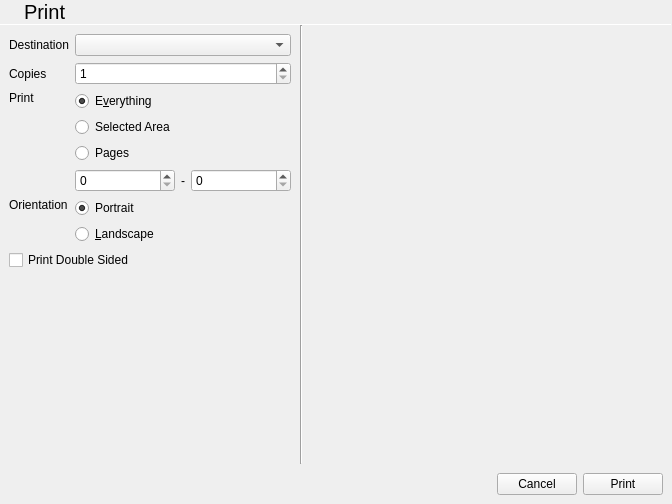
<?xml version="1.0" encoding="UTF-8"?>
<ui version="4.0">
 <class>PrintDialog</class>
 <widget class="QWidget" name="PrintDialog">
  <property name="geometry">
   <rect>
    <x>0</x>
    <y>0</y>
    <width>672</width>
    <height>504</height>
   </rect>
  </property>
  <property name="windowTitle">
   <string>Print</string>
  </property>
  <layout class="QVBoxLayout" name="verticalLayout">
   <property name="spacing">
    <number>0</number>
   </property>
   <property name="leftMargin">
    <number>0</number>
   </property>
   <property name="topMargin">
    <number>0</number>
   </property>
   <property name="rightMargin">
    <number>0</number>
   </property>
   <property name="bottomMargin">
    <number>0</number>
   </property>
   <item>
    <layout class="QHBoxLayout" name="horizontalLayout">
     <property name="spacing">
      <number>0</number>
     </property>
     <item>
      <widget class="QToolButton" name="cancelButton">
       <property name="sizePolicy">
        <sizepolicy hsizetype="Preferred" vsizetype="Preferred">
         <horstretch>0</horstretch>
         <verstretch>0</verstretch>
        </sizepolicy>
       </property>
       <property name="text">
        <string/>
       </property>
       <property name="icon">
        <iconset theme="go-previous" resource="../icons.qrc">
         <normaloff>:/icons/go-previous.svg</normaloff>:/icons/go-previous.svg</iconset>
       </property>
       <property name="autoRaise">
        <bool>true</bool>
       </property>
      </widget>
     </item>
     <item>
      <widget class="QLabel" name="label">
       <property name="sizePolicy">
        <sizepolicy hsizetype="Expanding" vsizetype="Preferred">
         <horstretch>0</horstretch>
         <verstretch>0</verstretch>
        </sizepolicy>
       </property>
       <property name="font">
        <font>
         <pointsize>15</pointsize>
        </font>
       </property>
       <property name="text">
        <string>Print</string>
       </property>
       <property name="margin">
        <number>9</number>
       </property>
      </widget>
     </item>
     <item>
      <widget class="QToolButton" name="acceptButton">
       <property name="sizePolicy">
        <sizepolicy hsizetype="Preferred" vsizetype="Preferred">
         <horstretch>0</horstretch>
         <verstretch>0</verstretch>
        </sizepolicy>
       </property>
       <property name="toolTip">
        <string>Accept and Merge</string>
       </property>
       <property name="text">
        <string/>
       </property>
       <property name="icon">
        <iconset theme="dialog-ok" resource="../icons.qrc">
         <normaloff>:/icons/dialog-ok.svg</normaloff>:/icons/dialog-ok.svg</iconset>
       </property>
       <property name="autoRaise">
        <bool>true</bool>
       </property>
      </widget>
     </item>
    </layout>
   </item>
   <item>
    <widget class="Line" name="line_3">
     <property name="maximumSize">
      <size>
       <width>16777215</width>
       <height>1</height>
      </size>
     </property>
     <property name="orientation">
      <enum>Qt::Horizontal</enum>
     </property>
    </widget>
   </item>
   <item>
    <layout class="QHBoxLayout" name="horizontalLayout_3">
     <property name="spacing">
      <number>0</number>
     </property>
     <item>
      <widget class="QWidget" name="widget" native="true">
       <property name="sizePolicy">
        <sizepolicy hsizetype="Preferred" vsizetype="Expanding">
         <horstretch>0</horstretch>
         <verstretch>0</verstretch>
        </sizepolicy>
       </property>
       <property name="maximumSize">
        <size>
         <width>300</width>
         <height>16777215</height>
        </size>
       </property>
       <layout class="QGridLayout" name="gridLayout">
        <item row="2" column="0">
         <widget class="QLabel" name="label_4">
          <property name="text">
           <string>Print</string>
          </property>
          <property name="alignment">
           <set>Qt::AlignLeading|Qt::AlignLeft|Qt::AlignTop</set>
          </property>
         </widget>
        </item>
        <item row="5" column="0">
         <spacer name="verticalSpacer">
          <property name="orientation">
           <enum>Qt::Vertical</enum>
          </property>
          <property name="sizeHint" stdset="0">
           <size>
            <width>20</width>
            <height>40</height>
           </size>
          </property>
         </spacer>
        </item>
        <item row="1" column="1">
         <widget class="QSpinBox" name="spinBox">
          <property name="minimum">
           <number>1</number>
          </property>
         </widget>
        </item>
        <item row="1" column="0">
         <widget class="QLabel" name="label_2">
          <property name="text">
           <string>Copies</string>
          </property>
         </widget>
        </item>
        <item row="0" column="0">
         <widget class="QLabel" name="label_3">
          <property name="text">
           <string>Destination</string>
          </property>
         </widget>
        </item>
        <item row="0" column="1">
         <widget class="QComboBox" name="printerSelection">
          <property name="sizePolicy">
           <sizepolicy hsizetype="Expanding" vsizetype="Fixed">
            <horstretch>0</horstretch>
            <verstretch>0</verstretch>
           </sizepolicy>
          </property>
         </widget>
        </item>
        <item row="2" column="1">
         <widget class="QWidget" name="widget_2" native="true">
          <layout class="QVBoxLayout" name="verticalLayout_3">
           <property name="leftMargin">
            <number>0</number>
           </property>
           <property name="topMargin">
            <number>0</number>
           </property>
           <property name="rightMargin">
            <number>0</number>
           </property>
           <property name="bottomMargin">
            <number>0</number>
           </property>
           <item>
            <widget class="QRadioButton" name="printAll">
             <property name="text">
              <string>E&amp;verything</string>
             </property>
             <property name="checked">
              <bool>true</bool>
             </property>
            </widget>
           </item>
           <item>
            <widget class="QRadioButton" name="printSelection">
             <property name="text">
              <string>Selected Area</string>
             </property>
            </widget>
           </item>
           <item>
            <widget class="QRadioButton" name="printPages">
             <property name="text">
              <string>Pages</string>
             </property>
            </widget>
           </item>
           <item>
            <layout class="QHBoxLayout" name="horizontalLayout_4">
             <property name="bottomMargin">
              <number>0</number>
             </property>
             <item>
              <widget class="QSpinBox" name="printPagesFrom">
               <property name="sizePolicy">
                <sizepolicy hsizetype="Expanding" vsizetype="Fixed">
                 <horstretch>0</horstretch>
                 <verstretch>0</verstretch>
                </sizepolicy>
               </property>
              </widget>
             </item>
             <item>
              <widget class="QLabel" name="label_5">
               <property name="text">
                <string>-</string>
               </property>
              </widget>
             </item>
             <item>
              <widget class="QSpinBox" name="printPagesTo">
               <property name="sizePolicy">
                <sizepolicy hsizetype="Expanding" vsizetype="Fixed">
                 <horstretch>0</horstretch>
                 <verstretch>0</verstretch>
                </sizepolicy>
               </property>
              </widget>
             </item>
            </layout>
           </item>
          </layout>
         </widget>
        </item>
        <item row="3" column="1">
         <widget class="QWidget" name="widget_3" native="true">
          <layout class="QVBoxLayout" name="verticalLayout_4">
           <property name="leftMargin">
            <number>0</number>
           </property>
           <property name="topMargin">
            <number>0</number>
           </property>
           <property name="rightMargin">
            <number>0</number>
           </property>
           <property name="bottomMargin">
            <number>0</number>
           </property>
           <item>
            <widget class="QRadioButton" name="portraitButton">
             <property name="text">
              <string>Portrait</string>
             </property>
             <property name="checked">
              <bool>true</bool>
             </property>
            </widget>
           </item>
           <item>
            <widget class="QRadioButton" name="landscapeButton">
             <property name="text">
              <string>&amp;Landscape</string>
             </property>
            </widget>
           </item>
          </layout>
         </widget>
        </item>
        <item row="3" column="0">
         <widget class="QLabel" name="label_6">
          <property name="text">
           <string>Orientation</string>
          </property>
          <property name="alignment">
           <set>Qt::AlignLeading|Qt::AlignLeft|Qt::AlignTop</set>
          </property>
         </widget>
        </item>
        <item row="4" column="0" colspan="2">
         <widget class="QCheckBox" name="duplexBox">
          <property name="text">
           <string>Print Double Sided</string>
          </property>
         </widget>
        </item>
       </layout>
      </widget>
     </item>
     <item>
      <widget class="Line" name="line">
       <property name="orientation">
        <enum>Qt::Vertical</enum>
       </property>
      </widget>
     </item>
     <item>
      <widget class="QWidget" name="printPreviewWidget" native="true">
       <layout class="QVBoxLayout" name="verticalLayout_2">
        <property name="leftMargin">
         <number>0</number>
        </property>
        <property name="topMargin">
         <number>0</number>
        </property>
        <property name="rightMargin">
         <number>0</number>
        </property>
        <property name="bottomMargin">
         <number>0</number>
        </property>
       </layout>
      </widget>
     </item>
    </layout>
   </item>
   <item>
    <widget class="QWidget" name="windowControlsMac" native="true">
     <layout class="QHBoxLayout" name="horizontalLayout_2">
      <item>
       <spacer name="horizontalSpacer">
        <property name="orientation">
         <enum>Qt::Horizontal</enum>
        </property>
        <property name="sizeHint" stdset="0">
         <size>
          <width>40</width>
          <height>20</height>
         </size>
        </property>
       </spacer>
      </item>
      <item>
       <widget class="QPushButton" name="pushButton">
        <property name="text">
         <string>Cancel</string>
        </property>
       </widget>
      </item>
      <item>
       <widget class="QPushButton" name="pushButton_2">
        <property name="text">
         <string>Print</string>
        </property>
       </widget>
      </item>
     </layout>
    </widget>
   </item>
  </layout>
 </widget>
 <resources>
  <include location="../icons.qrc"/>
 </resources>
 <connections>
  <connection>
   <sender>pushButton</sender>
   <signal>clicked()</signal>
   <receiver>cancelButton</receiver>
   <slot>click()</slot>
   <hints>
    <hint type="sourcelabel">
     <x>557</x>
     <y>481</y>
    </hint>
    <hint type="destinationlabel">
     <x>22</x>
     <y>32</y>
    </hint>
   </hints>
  </connection>
  <connection>
   <sender>pushButton_2</sender>
   <signal>clicked()</signal>
   <receiver>acceptButton</receiver>
   <slot>click()</slot>
   <hints>
    <hint type="sourcelabel">
     <x>630</x>
     <y>489</y>
    </hint>
    <hint type="destinationlabel">
     <x>658</x>
     <y>27</y>
    </hint>
   </hints>
  </connection>
 </connections>
</ui>
